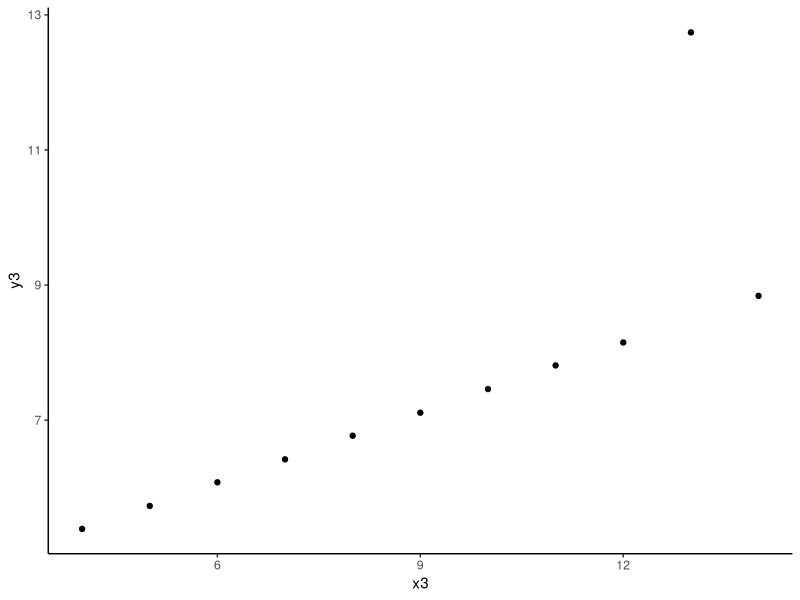
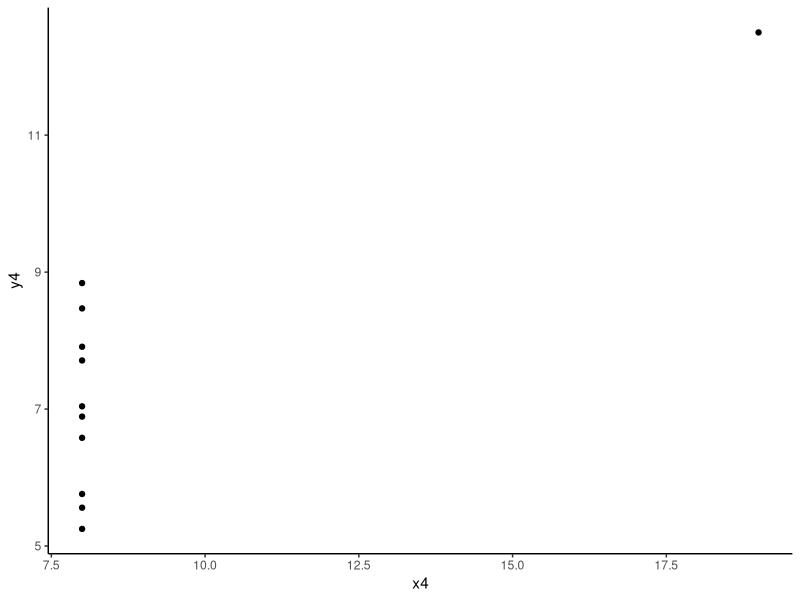
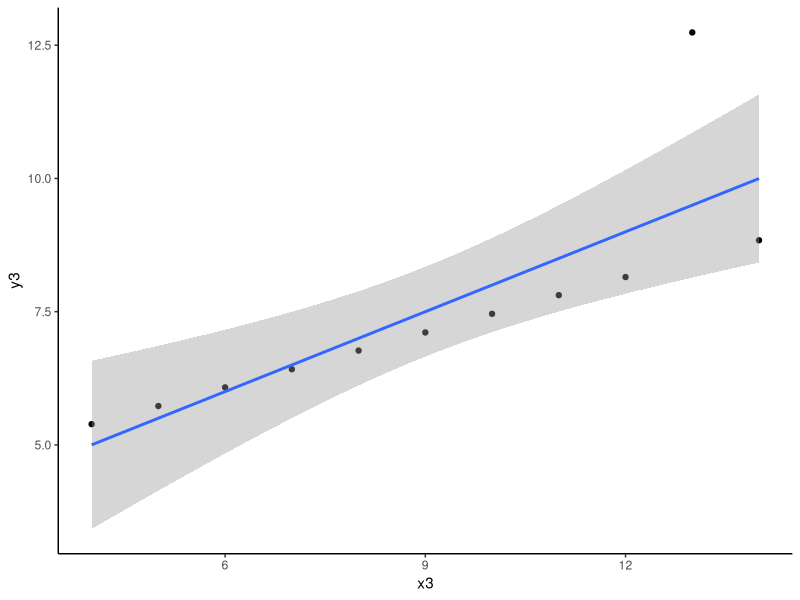
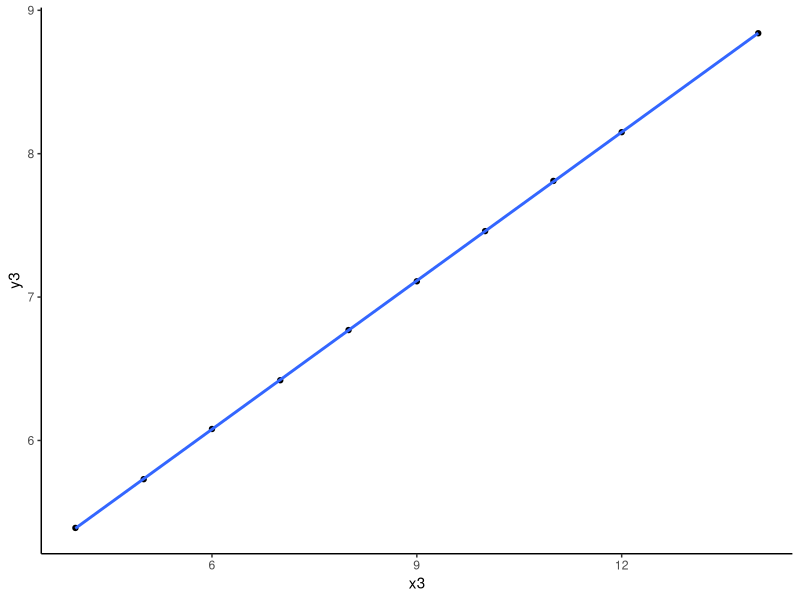
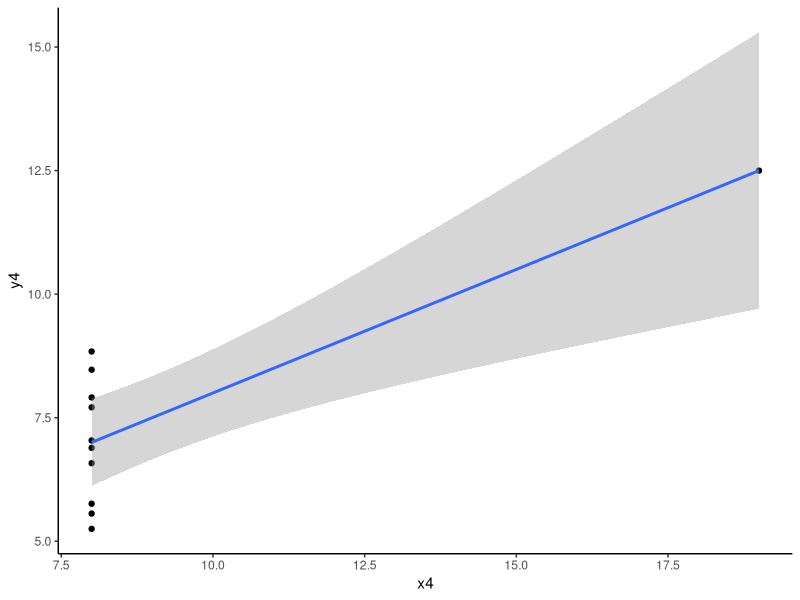
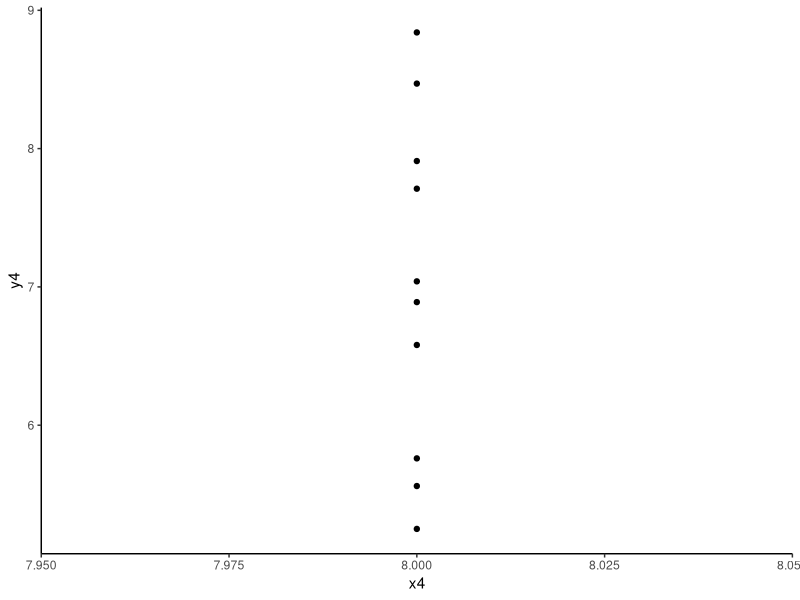
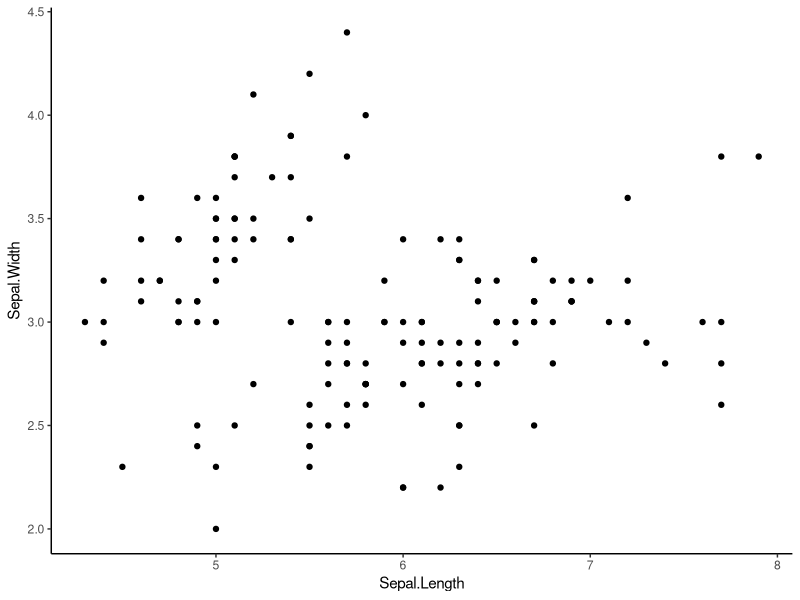
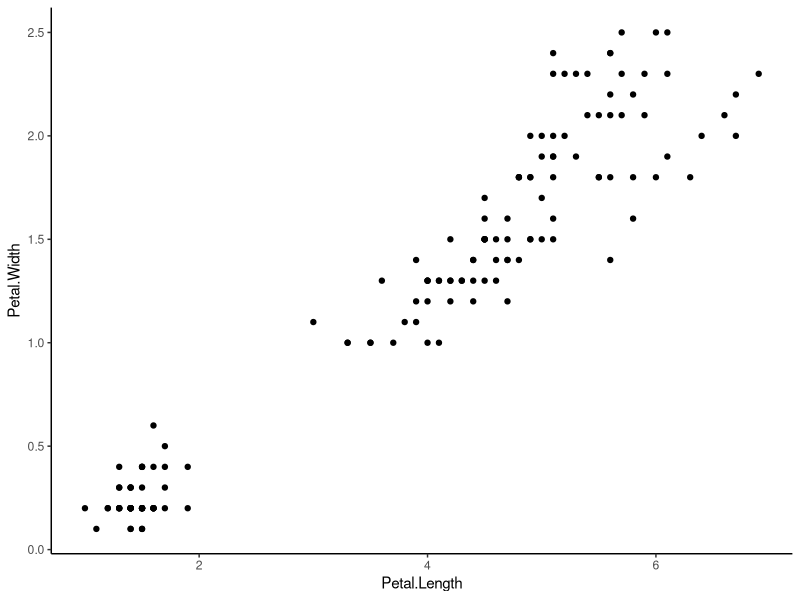

The R source for these figures, in order:
## ---- chunk 1
library(tidyverse)
## ---- chunk 2
anscombe |> 
  ggplot() +
  aes(x = x3, y = y3) +
  geom_point() +
  theme_classic()
## ---- chunk 3
anscombe |> 
  ggplot() +
  aes(x = x4, y = y4) +
  geom_point() +
  theme_classic()
## ---- chunk 4
#| layout-ncol: 2
#| fig-cap: 
#|  - "Avec point consistant"  
#|  - "Sans point consitant"
#|  - "Avec point levier"
#|  - "Sans point levier"

anscombe |> 
  ggplot() +
  aes(x = x3, y = y3) +
  geom_point() +
  geom_smooth(method = "lm") +
  theme_classic()

anscombe |> 
  filter(y3 < 10) |> 
  ggplot() +
  aes(x = x3, y = y3) +
  geom_point() +
  geom_smooth(method = "lm") +
  theme_classic()

anscombe |> 
  ggplot() +
  aes(x = x4, y = y4) +
  geom_point() +
  geom_smooth(method = "lm") +
  theme_classic()

anscombe |> 
  filter(x4 < 10) |> 
  ggplot() +
  aes(x = x4, y = y4) +
  geom_point() +
  geom_smooth(method = "lm") +
  theme_classic()

## ---- chunk 5
summary(iris)
## ---- chunk 6
ggplot(iris) +
  aes(x = Sepal.Length, y = Sepal.Width) +
  geom_point() +
  theme_classic()
## ---- chunk 7
ggplot(iris) +
  aes(x = Petal.Length, y = Petal.Width) +
  geom_point() +
  theme_classic()
## ---- chunk 8
shapiro.test(iris$Petal.Length)
shapiro.test(iris$Petal.Width)
## ---- chunk 9
iris |> 
  ggplot() +
  aes(sample = Petal.Length) +
  geom_qq() +
  geom_qq_line() +
  theme_bw()

iris |> 
  pivot_longer(
    cols = - Species
  ) |> 
  ggplot() +
  aes(sample = value) +
  geom_qq() +
  geom_qq_line() +
  facet_wrap(~ name, scales = "free") +
  theme_bw()
## ---- chunk 10
modele_lineaire_petale <- lm(
  Petal.Width ~ Petal.Length,
  data = iris
)
## ---- chunk 11
modele_lineaire_petale
summary(modele_lineaire_petale)
anova(modele_lineaire_petale)
car::Anova(modele_lineaire_petale)
## ---- chunk 12
modele_lineaire_petale$residuals |> 
  shapiro.test()
## ---- chunk 13
#| layout-ncol: 2
#| fig-cap: 
#|  - "La courbe rouge doit être la plus proche de la droite en pointillée"
#|  - "Les points doivent suivre la première diagonale en pointillée"
#|  - "la courbe rouge doit être la plus plate possible" 
#|  - "la courbe rouge doit être proche de la droite horizontale en pointillée"
plot(modele_lineaire_petale)
## ---- chunk 14
ggplot(iris) +
  aes(x = Petal.Length, y = Petal.Width) +
  geom_point() +
  geom_abline(
    slope = modele_lineaire_petale$coefficients[[2]],
    intercept = modele_lineaire_petale$coefficients[[1]],
    color = "red",
    linewidth = 2
  ) +
  geom_smooth(method = "lm") +
  ggpubr::stat_regline_equation() +
  theme_classic()

